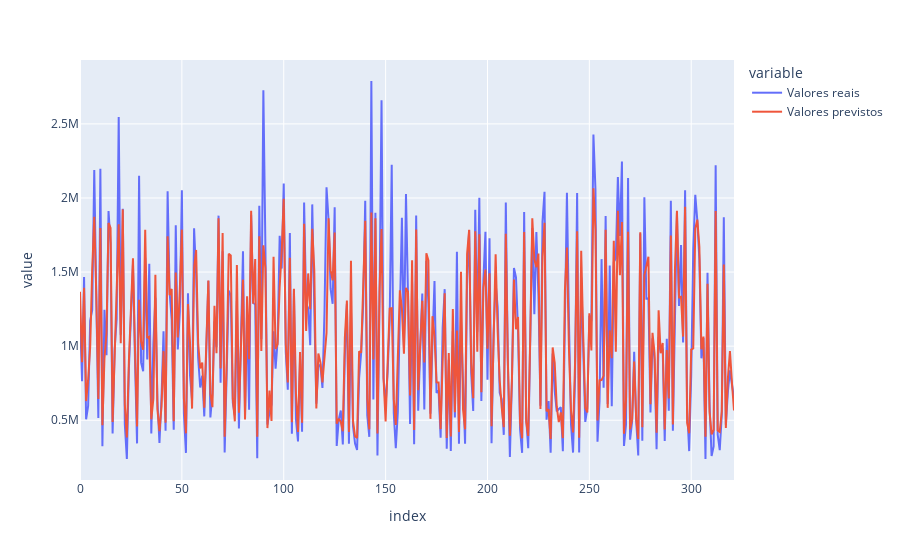

Notebook cell for this chart:
### Code cell
# Plotando gráfico de comparação: azul são os dados reais e vermelho a previsão
fig = px.line(comp_forest_new, y=['Valores reais','Valores previstos'])
fig.show()

### Figure 1 — Plotly figure (JSON) as saved in the notebook; plotly's stock layout.template omitted (floating-point values rounded to 4 significant figures; data arrays with more than 128 entries replaced by an {"elided": "..."} marker saying what was removed)
{"data": [{"hovertemplate": "variable=Valores reais<br>index=%{x}<br>value=%{y}<extra></extra>", "legendgroup": "Valores reais", "line": {"color": "#636efa", "dash": "solid"}, "marker": {"symbol": "circle"}, "mode": "lines", "name": "Valores reais", "orientation": "v", "showlegend": true, "type": "scatter", "x": {"elided": "322 int values"}, "xaxis": "x", "y": {"elided": "322 float values"}, "yaxis": "y"}, {"hovertemplate": "variable=Valores previstos<br>index=%{x}<br>value=%{y}<extra></extra>", "legendgroup": "Valores previstos", "line": {"color": "#EF553B", "dash": "solid"}, "marker": {"symbol": "circle"}, "mode": "lines", "name": "Valores previstos", "orientation": "v", "showlegend": true, "type": "scatter", "x": {"elided": "322 int values"}, "xaxis": "x", "y": {"elided": "322 float values"}, "yaxis": "y"}], "layout": {"legend": {"title": {"text": "variable"}, "tracegroupgap": 0}, "margin": {"t": 60}, "xaxis": {"anchor": "y", "domain": [0, 1], "title": {"text": "index"}}, "yaxis": {"anchor": "x", "domain": [0, 1], "title": {"text": "value"}}}}
